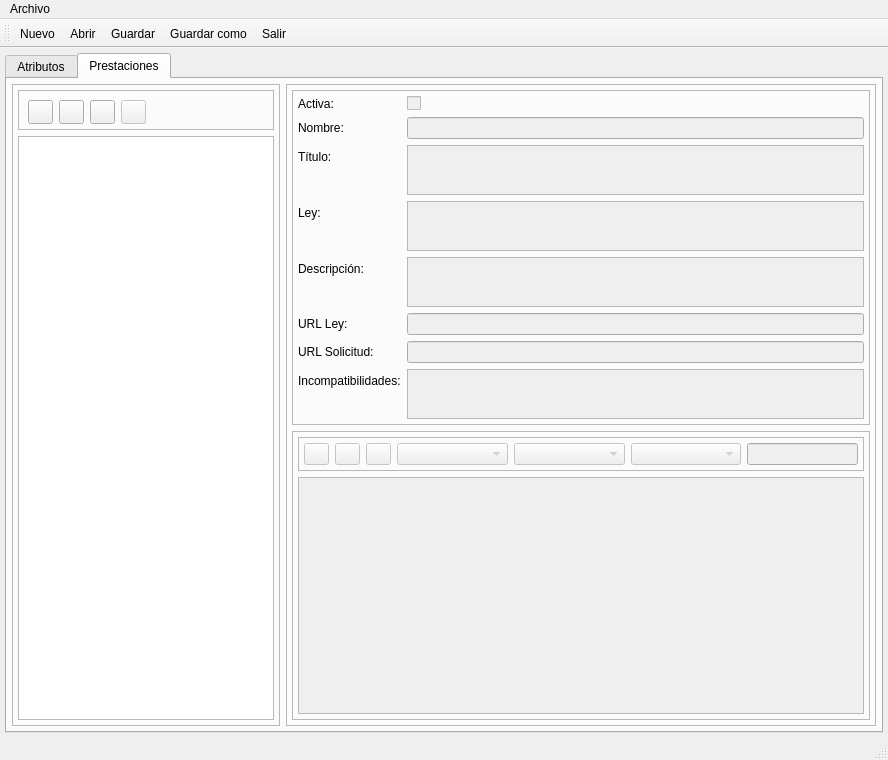
<?xml version="1.0" encoding="UTF-8"?>
<ui version="4.0">
 <author>Joaquín Gaspar Medina Arco</author>
 <class>MainWindow</class>
 <widget class="QMainWindow" name="MainWindow">
  <property name="geometry">
   <rect>
    <x>0</x>
    <y>0</y>
    <width>888</width>
    <height>760</height>
   </rect>
  </property>
  <property name="minimumSize">
   <size>
    <width>500</width>
    <height>300</height>
   </size>
  </property>
  <property name="windowTitle">
   <string>Configurador de Prestaciones</string>
  </property>
  <property name="windowIcon">
   <iconset>
    <normalon>:/Icons/icons8-configuración-3-16.png</normalon>
   </iconset>
  </property>
  <property name="layoutDirection">
   <enum>Qt::LeftToRight</enum>
  </property>
  <widget class="QWidget" name="centralwidget">
   <layout class="QHBoxLayout" name="mainLayout">
    <property name="leftMargin">
     <number>5</number>
    </property>
    <property name="topMargin">
     <number>5</number>
    </property>
    <property name="rightMargin">
     <number>5</number>
    </property>
    <property name="bottomMargin">
     <number>5</number>
    </property>
    <item>
     <widget class="QTabWidget" name="tabWidget">
      <property name="currentIndex">
       <number>1</number>
      </property>
      <widget class="QWidget" name="attributesTab">
       <attribute name="title">
        <string>Atributos</string>
       </attribute>
       <attribute name="toolTip">
        <string>Configuración de los atributos</string>
       </attribute>
       <layout class="QHBoxLayout" name="tabWidgetLayout">
        <property name="leftMargin">
         <number>5</number>
        </property>
        <property name="topMargin">
         <number>5</number>
        </property>
        <property name="rightMargin">
         <number>5</number>
        </property>
        <property name="bottomMargin">
         <number>5</number>
        </property>
        <item>
         <widget class="QFrame" name="attributesLeftFrame">
          <property name="frameShape">
           <enum>QFrame::StyledPanel</enum>
          </property>
          <property name="frameShadow">
           <enum>QFrame::Raised</enum>
          </property>
          <layout class="QVBoxLayout" name="attributesLeftLayout">
           <property name="leftMargin">
            <number>5</number>
           </property>
           <property name="topMargin">
            <number>5</number>
           </property>
           <property name="rightMargin">
            <number>5</number>
           </property>
           <property name="bottomMargin">
            <number>5</number>
           </property>
           <item>
            <widget class="QFrame" name="attributesButtonFrame">
             <property name="minimumSize">
              <size>
               <width>50</width>
               <height>40</height>
              </size>
             </property>
             <property name="frameShape">
              <enum>QFrame::StyledPanel</enum>
             </property>
             <property name="frameShadow">
              <enum>QFrame::Raised</enum>
             </property>
             <widget class="QPushButton" name="newAttributeButton">
              <property name="geometry">
               <rect>
                <x>10</x>
                <y>10</y>
                <width>25</width>
                <height>24</height>
               </rect>
              </property>
              <property name="sizePolicy">
               <sizepolicy hsizetype="Minimum" vsizetype="Fixed">
                <horstretch>0</horstretch>
                <verstretch>0</verstretch>
               </sizepolicy>
              </property>
              <property name="maximumSize">
               <size>
                <width>25</width>
                <height>25</height>
               </size>
              </property>
              <property name="toolTip">
               <string>Nuevo atributo</string>
              </property>
              <property name="text">
               <string/>
              </property>
              <property name="icon">
               <iconset resource="../icons/icons.qrc">
                <normaloff>:/Icons/icons8-añadir-16.png</normaloff>:/Icons/icons8-añadir-16.png</iconset>
              </property>
             </widget>
             <widget class="QPushButton" name="deleteAttributeButton">
              <property name="geometry">
               <rect>
                <x>41</x>
                <y>10</y>
                <width>25</width>
                <height>24</height>
               </rect>
              </property>
              <property name="maximumSize">
               <size>
                <width>25</width>
                <height>25</height>
               </size>
              </property>
              <property name="toolTip">
               <string>Eliminar atributo</string>
              </property>
              <property name="text">
               <string/>
              </property>
              <property name="icon">
               <iconset resource="../icons/icons.qrc">
                <normaloff>:/Icons/icons8-eliminar-16.png</normaloff>:/Icons/icons8-eliminar-16.png</iconset>
              </property>
             </widget>
             <widget class="QPushButton" name="editAttributeButton">
              <property name="geometry">
               <rect>
                <x>72</x>
                <y>10</y>
                <width>25</width>
                <height>24</height>
               </rect>
              </property>
              <property name="maximumSize">
               <size>
                <width>25</width>
                <height>25</height>
               </size>
              </property>
              <property name="toolTip">
               <string>Editar atributo</string>
              </property>
              <property name="text">
               <string/>
              </property>
              <property name="icon">
               <iconset resource="../icons/icons.qrc">
                <normaloff>:/Icons/icons8-editar-16.png</normaloff>:/Icons/icons8-editar-16.png</iconset>
              </property>
             </widget>
             <widget class="QPushButton" name="saveAttributeButton">
              <property name="geometry">
               <rect>
                <x>103</x>
                <y>10</y>
                <width>25</width>
                <height>24</height>
               </rect>
              </property>
              <property name="maximumSize">
               <size>
                <width>25</width>
                <height>25</height>
               </size>
              </property>
              <property name="toolTip">
               <string>Guardar cambios del atributo</string>
              </property>
              <property name="text">
               <string/>
              </property>
              <property name="icon">
               <iconset>
                <normaloff>../icons/icons8-guardar-16.png</normaloff>../icons/icons8-guardar-16.png</iconset>
              </property>
             </widget>
            </widget>
           </item>
           <item>
            <widget class="QListWidget" name="attributesListWidget">
             <property name="sizePolicy">
              <sizepolicy hsizetype="Preferred" vsizetype="Expanding">
               <horstretch>0</horstretch>
               <verstretch>0</verstretch>
              </sizepolicy>
             </property>
             <property name="sortingEnabled">
              <bool>true</bool>
             </property>
            </widget>
           </item>
          </layout>
         </widget>
        </item>
        <item>
         <widget class="QFrame" name="attributesRightFrame">
          <property name="toolTip">
           <string/>
          </property>
          <property name="frameShape">
           <enum>QFrame::StyledPanel</enum>
          </property>
          <property name="frameShadow">
           <enum>QFrame::Raised</enum>
          </property>
          <layout class="QVBoxLayout" name="attributesRigthLayout">
           <property name="leftMargin">
            <number>5</number>
           </property>
           <property name="topMargin">
            <number>5</number>
           </property>
           <property name="rightMargin">
            <number>5</number>
           </property>
           <property name="bottomMargin">
            <number>5</number>
           </property>
           <item>
            <widget class="QFrame" name="attributesRightTopFrame">
             <property name="sizePolicy">
              <sizepolicy hsizetype="Preferred" vsizetype="Fixed">
               <horstretch>0</horstretch>
               <verstretch>0</verstretch>
              </sizepolicy>
             </property>
             <property name="frameShape">
              <enum>QFrame::StyledPanel</enum>
             </property>
             <property name="frameShadow">
              <enum>QFrame::Raised</enum>
             </property>
             <layout class="QFormLayout" name="attributesRightTopLayout">
              <property name="leftMargin">
               <number>5</number>
              </property>
              <property name="topMargin">
               <number>5</number>
              </property>
              <property name="rightMargin">
               <number>5</number>
              </property>
              <property name="bottomMargin">
               <number>5</number>
              </property>
              <item row="0" column="0">
               <widget class="QLabel" name="attributeNameLabel">
                <property name="text">
                 <string>Nombre:</string>
                </property>
               </widget>
              </item>
              <item row="0" column="1">
               <widget class="QLineEdit" name="attributeNameField">
                <property name="enabled">
                 <bool>false</bool>
                </property>
                <property name="toolTip">
                 <string>Nombre del atributo, preferiblemente sin espacios.</string>
                </property>
               </widget>
              </item>
              <item row="1" column="0">
               <widget class="QLabel" name="attributeQuestionLabel">
                <property name="text">
                 <string>Pregunta:</string>
                </property>
               </widget>
              </item>
              <item row="1" column="1">
               <widget class="QTextEdit" name="attributeQuestionField">
                <property name="enabled">
                 <bool>false</bool>
                </property>
                <property name="maximumSize">
                 <size>
                  <width>16777215</width>
                  <height>50</height>
                 </size>
                </property>
                <property name="toolTip">
                 <string>Es la pregunta que se solicitará al usuario para recabar este atributo.</string>
                </property>
               </widget>
              </item>
              <item row="2" column="0">
               <widget class="QLabel" name="attributeHelpLabel">
                <property name="text">
                 <string>Ayuda:</string>
                </property>
               </widget>
              </item>
              <item row="2" column="1">
               <widget class="QTextEdit" name="attributeHelpField">
                <property name="enabled">
                 <bool>false</bool>
                </property>
                <property name="sizePolicy">
                 <sizepolicy hsizetype="Expanding" vsizetype="Maximum">
                  <horstretch>0</horstretch>
                  <verstretch>0</verstretch>
                 </sizepolicy>
                </property>
                <property name="maximumSize">
                 <size>
                  <width>16777215</width>
                  <height>50</height>
                 </size>
                </property>
                <property name="toolTip">
                 <string>Descripción detalla del atributo.</string>
                </property>
               </widget>
              </item>
              <item row="3" column="0">
               <widget class="QLabel" name="attributeTypeLabel">
                <property name="text">
                 <string>Tipo de atributo:</string>
                </property>
               </widget>
              </item>
              <item row="3" column="1">
               <widget class="QComboBox" name="attributeTypeField">
                <property name="enabled">
                 <bool>false</bool>
                </property>
                <property name="toolTip">
                 <string>Tipo de atributo</string>
                </property>
               </widget>
              </item>
             </layout>
            </widget>
           </item>
           <item>
            <widget class="QFrame" name="attributesRightBottomFrame">
             <property name="frameShape">
              <enum>QFrame::StyledPanel</enum>
             </property>
             <property name="frameShadow">
              <enum>QFrame::Raised</enum>
             </property>
             <layout class="QVBoxLayout" name="attributesRightBottomLayout">
              <property name="leftMargin">
               <number>5</number>
              </property>
              <property name="topMargin">
               <number>5</number>
              </property>
              <property name="rightMargin">
               <number>5</number>
              </property>
              <property name="bottomMargin">
               <number>5</number>
              </property>
              <item>
               <widget class="QFrame" name="attributesRigthBottomButtonsFrame">
                <property name="minimumSize">
                 <size>
                  <width>50</width>
                  <height>40</height>
                 </size>
                </property>
                <property name="frameShape">
                 <enum>QFrame::StyledPanel</enum>
                </property>
                <property name="frameShadow">
                 <enum>QFrame::Raised</enum>
                </property>
                <widget class="QPushButton" name="newValueButton">
                 <property name="enabled">
                  <bool>false</bool>
                 </property>
                 <property name="geometry">
                  <rect>
                   <x>10</x>
                   <y>10</y>
                   <width>25</width>
                   <height>24</height>
                  </rect>
                 </property>
                 <property name="maximumSize">
                  <size>
                   <width>25</width>
                   <height>25</height>
                  </size>
                 </property>
                 <property name="toolTip">
                  <string>Nuevo valor</string>
                 </property>
                 <property name="text">
                  <string/>
                 </property>
                 <property name="icon">
                  <iconset resource="../icons/icons.qrc">
                   <normaloff>:/Icons/icons8-añadir-16.png</normaloff>:/Icons/icons8-añadir-16.png</iconset>
                 </property>
                </widget>
                <widget class="QPushButton" name="deleteValueButton">
                 <property name="enabled">
                  <bool>false</bool>
                 </property>
                 <property name="geometry">
                  <rect>
                   <x>41</x>
                   <y>10</y>
                   <width>25</width>
                   <height>24</height>
                  </rect>
                 </property>
                 <property name="maximumSize">
                  <size>
                   <width>25</width>
                   <height>25</height>
                  </size>
                 </property>
                 <property name="toolTip">
                  <string>Eliminar valor</string>
                 </property>
                 <property name="text">
                  <string/>
                 </property>
                 <property name="icon">
                  <iconset resource="../icons/icons.qrc">
                   <normaloff>:/Icons/icons8-eliminar-16.png</normaloff>:/Icons/icons8-eliminar-16.png</iconset>
                 </property>
                </widget>
               </widget>
              </item>
              <item>
               <widget class="QTableWidget" name="valuesTable">
                <property name="enabled">
                 <bool>false</bool>
                </property>
               </widget>
              </item>
             </layout>
            </widget>
           </item>
          </layout>
         </widget>
        </item>
       </layout>
      </widget>
      <widget class="QWidget" name="subventionsTab">
       <attribute name="title">
        <string>Prestaciones</string>
       </attribute>
       <attribute name="toolTip">
        <string>Configuración de las prestaciones</string>
       </attribute>
       <layout class="QHBoxLayout" name="horizontalLayout">
        <property name="leftMargin">
         <number>5</number>
        </property>
        <property name="topMargin">
         <number>5</number>
        </property>
        <property name="rightMargin">
         <number>5</number>
        </property>
        <property name="bottomMargin">
         <number>5</number>
        </property>
        <item>
         <widget class="QFrame" name="subventionsLeftFrame">
          <property name="frameShape">
           <enum>QFrame::StyledPanel</enum>
          </property>
          <property name="frameShadow">
           <enum>QFrame::Raised</enum>
          </property>
          <layout class="QVBoxLayout" name="subventionsLeftLayout">
           <property name="leftMargin">
            <number>5</number>
           </property>
           <property name="topMargin">
            <number>5</number>
           </property>
           <property name="rightMargin">
            <number>5</number>
           </property>
           <property name="bottomMargin">
            <number>5</number>
           </property>
           <item>
            <widget class="QFrame" name="subventionsButtonFrame">
             <property name="minimumSize">
              <size>
               <width>50</width>
               <height>40</height>
              </size>
             </property>
             <property name="frameShape">
              <enum>QFrame::StyledPanel</enum>
             </property>
             <property name="frameShadow">
              <enum>QFrame::Raised</enum>
             </property>
             <widget class="QPushButton" name="newSubventionButton">
              <property name="geometry">
               <rect>
                <x>10</x>
                <y>10</y>
                <width>25</width>
                <height>24</height>
               </rect>
              </property>
              <property name="minimumSize">
               <size>
                <width>2</width>
                <height>0</height>
               </size>
              </property>
              <property name="maximumSize">
               <size>
                <width>25</width>
                <height>25</height>
               </size>
              </property>
              <property name="toolTip">
               <string>Crear nueva prestación</string>
              </property>
              <property name="text">
               <string/>
              </property>
              <property name="icon">
               <iconset resource="../icons/icons.qrc">
                <normaloff>:/Icons/icons8-añadir-16.png</normaloff>:/Icons/icons8-añadir-16.png</iconset>
              </property>
             </widget>
             <widget class="QPushButton" name="deleteSubventionButton">
              <property name="geometry">
               <rect>
                <x>41</x>
                <y>10</y>
                <width>25</width>
                <height>24</height>
               </rect>
              </property>
              <property name="maximumSize">
               <size>
                <width>25</width>
                <height>25</height>
               </size>
              </property>
              <property name="toolTip">
               <string>Eliminar Prestación</string>
              </property>
              <property name="text">
               <string/>
              </property>
              <property name="icon">
               <iconset resource="../icons/icons.qrc">
                <normaloff>:/Icons/icons8-eliminar-16.png</normaloff>:/Icons/icons8-eliminar-16.png</iconset>
              </property>
             </widget>
             <widget class="QPushButton" name="editSubventionButton">
              <property name="geometry">
               <rect>
                <x>72</x>
                <y>10</y>
                <width>25</width>
                <height>24</height>
               </rect>
              </property>
              <property name="maximumSize">
               <size>
                <width>25</width>
                <height>25</height>
               </size>
              </property>
              <property name="toolTip">
               <string>Editar prestación</string>
              </property>
              <property name="text">
               <string/>
              </property>
              <property name="icon">
               <iconset resource="../icons/icons.qrc">
                <normaloff>:/Icons/icons8-editar-16.png</normaloff>:/Icons/icons8-editar-16.png</iconset>
              </property>
             </widget>
             <widget class="QPushButton" name="saveSubventionButton">
              <property name="enabled">
               <bool>false</bool>
              </property>
              <property name="geometry">
               <rect>
                <x>103</x>
                <y>10</y>
                <width>25</width>
                <height>24</height>
               </rect>
              </property>
              <property name="maximumSize">
               <size>
                <width>25</width>
                <height>25</height>
               </size>
              </property>
              <property name="toolTip">
               <string>Guardar prestación</string>
              </property>
              <property name="text">
               <string/>
              </property>
              <property name="icon">
               <iconset resource="../icons/icons.qrc">
                <normaloff>:/Icons/icons8-guardar-16.png</normaloff>:/Icons/icons8-guardar-16.png</iconset>
              </property>
             </widget>
            </widget>
           </item>
           <item>
            <widget class="QListWidget" name="subventionsListWidget">
             <property name="sizePolicy">
              <sizepolicy hsizetype="Preferred" vsizetype="Expanding">
               <horstretch>0</horstretch>
               <verstretch>0</verstretch>
              </sizepolicy>
             </property>
            </widget>
           </item>
          </layout>
         </widget>
        </item>
        <item>
         <widget class="QFrame" name="subventionsRightFrame">
          <property name="frameShape">
           <enum>QFrame::StyledPanel</enum>
          </property>
          <property name="frameShadow">
           <enum>QFrame::Raised</enum>
          </property>
          <layout class="QVBoxLayout" name="subventionsRightLayout">
           <property name="leftMargin">
            <number>5</number>
           </property>
           <property name="topMargin">
            <number>5</number>
           </property>
           <property name="rightMargin">
            <number>5</number>
           </property>
           <property name="bottomMargin">
            <number>5</number>
           </property>
           <item>
            <widget class="QFrame" name="subventionsRightTopFrame">
             <property name="frameShape">
              <enum>QFrame::StyledPanel</enum>
             </property>
             <property name="frameShadow">
              <enum>QFrame::Raised</enum>
             </property>
             <layout class="QFormLayout" name="subventionsRightTopLayout">
              <property name="leftMargin">
               <number>5</number>
              </property>
              <property name="topMargin">
               <number>5</number>
              </property>
              <property name="rightMargin">
               <number>5</number>
              </property>
              <property name="bottomMargin">
               <number>5</number>
              </property>
              <item row="0" column="0">
               <widget class="QLabel" name="subventionActiveLabel">
                <property name="text">
                 <string>Activa:</string>
                </property>
               </widget>
              </item>
              <item row="0" column="1">
               <widget class="QCheckBox" name="subventionActiveField">
                <property name="enabled">
                 <bool>false</bool>
                </property>
                <property name="toolTip">
                 <string>Si la prestación está vigente o no</string>
                </property>
                <property name="text">
                 <string/>
                </property>
               </widget>
              </item>
              <item row="1" column="0">
               <widget class="QLabel" name="subventionNameLabel">
                <property name="text">
                 <string>Nombre:</string>
                </property>
               </widget>
              </item>
              <item row="1" column="1">
               <widget class="QLineEdit" name="subventionNameField">
                <property name="enabled">
                 <bool>false</bool>
                </property>
                <property name="toolTip">
                 <string>Nombre corto de la prestación</string>
                </property>
               </widget>
              </item>
              <item row="2" column="0">
               <widget class="QLabel" name="subventionTitleLabel">
                <property name="text">
                 <string>Título:</string>
                </property>
               </widget>
              </item>
              <item row="2" column="1">
               <widget class="QTextEdit" name="subventionTitleField">
                <property name="enabled">
                 <bool>false</bool>
                </property>
                <property name="sizePolicy">
                 <sizepolicy hsizetype="Expanding" vsizetype="Maximum">
                  <horstretch>0</horstretch>
                  <verstretch>0</verstretch>
                 </sizepolicy>
                </property>
                <property name="maximumSize">
                 <size>
                  <width>16777215</width>
                  <height>50</height>
                 </size>
                </property>
                <property name="toolTip">
                 <string>Titulo de la prestación</string>
                </property>
               </widget>
              </item>
              <item row="3" column="0">
               <widget class="QLabel" name="subventionLawLabel">
                <property name="text">
                 <string>Ley:</string>
                </property>
               </widget>
              </item>
              <item row="3" column="1">
               <widget class="QTextEdit" name="subventionLawField">
                <property name="enabled">
                 <bool>false</bool>
                </property>
                <property name="sizePolicy">
                 <sizepolicy hsizetype="Expanding" vsizetype="Maximum">
                  <horstretch>0</horstretch>
                  <verstretch>0</verstretch>
                 </sizepolicy>
                </property>
                <property name="maximumSize">
                 <size>
                  <width>16777215</width>
                  <height>50</height>
                 </size>
                </property>
                <property name="toolTip">
                 <string>Ley asociada a la prestación</string>
                </property>
               </widget>
              </item>
              <item row="4" column="0">
               <widget class="QLabel" name="subventionDescriptionLabel">
                <property name="text">
                 <string>Descripción:</string>
                </property>
               </widget>
              </item>
              <item row="4" column="1">
               <widget class="QTextEdit" name="subventionDescriptionField">
                <property name="enabled">
                 <bool>false</bool>
                </property>
                <property name="sizePolicy">
                 <sizepolicy hsizetype="Expanding" vsizetype="Maximum">
                  <horstretch>0</horstretch>
                  <verstretch>0</verstretch>
                 </sizepolicy>
                </property>
                <property name="maximumSize">
                 <size>
                  <width>16777215</width>
                  <height>50</height>
                 </size>
                </property>
                <property name="toolTip">
                 <string>Descripción detallada del alcance de la prestación</string>
                </property>
               </widget>
              </item>
              <item row="5" column="0">
               <widget class="QLabel" name="subventionLawURLLabel">
                <property name="text">
                 <string>URL Ley:</string>
                </property>
               </widget>
              </item>
              <item row="5" column="1">
               <widget class="QLineEdit" name="subventionLawURLField">
                <property name="enabled">
                 <bool>false</bool>
                </property>
                <property name="toolTip">
                 <string>URL a la ley donde se detalla la prestación</string>
                </property>
               </widget>
              </item>
              <item row="6" column="0">
               <widget class="QLabel" name="subventionRequestURLLabel">
                <property name="text">
                 <string>URL Solicitud:</string>
                </property>
               </widget>
              </item>
              <item row="6" column="1">
               <widget class="QLineEdit" name="subventionRequestURLField">
                <property name="enabled">
                 <bool>false</bool>
                </property>
                <property name="toolTip">
                 <string>URL a donde se puede solicitar la prestación</string>
                </property>
               </widget>
              </item>
              <item row="7" column="0">
               <widget class="QLabel" name="subventionIncompatibilitiesLabel">
                <property name="text">
                 <string>Incompatibilidades:</string>
                </property>
               </widget>
              </item>
              <item row="7" column="1">
               <widget class="QTextEdit" name="subventionIncompatibilitiesField">
                <property name="enabled">
                 <bool>false</bool>
                </property>
                <property name="sizePolicy">
                 <sizepolicy hsizetype="Expanding" vsizetype="Maximum">
                  <horstretch>0</horstretch>
                  <verstretch>0</verstretch>
                 </sizepolicy>
                </property>
                <property name="maximumSize">
                 <size>
                  <width>16777215</width>
                  <height>50</height>
                 </size>
                </property>
               </widget>
              </item>
             </layout>
            </widget>
           </item>
           <item>
            <widget class="QFrame" name="subventionsRightBottomFrame">
             <property name="frameShape">
              <enum>QFrame::StyledPanel</enum>
             </property>
             <property name="frameShadow">
              <enum>QFrame::Raised</enum>
             </property>
             <layout class="QVBoxLayout" name="subventionsRightBottomLayout">
              <property name="leftMargin">
               <number>5</number>
              </property>
              <property name="topMargin">
               <number>5</number>
              </property>
              <property name="rightMargin">
               <number>5</number>
              </property>
              <property name="bottomMargin">
               <number>5</number>
              </property>
              <item>
               <widget class="QFrame" name="subventionsRuleButtonFrame">
                <property name="frameShape">
                 <enum>QFrame::StyledPanel</enum>
                </property>
                <property name="frameShadow">
                 <enum>QFrame::Raised</enum>
                </property>
                <layout class="QHBoxLayout" name="subventionConditionsButtonsLayout">
                 <property name="leftMargin">
                  <number>5</number>
                 </property>
                 <property name="topMargin">
                  <number>5</number>
                 </property>
                 <property name="rightMargin">
                  <number>5</number>
                 </property>
                 <property name="bottomMargin">
                  <number>5</number>
                 </property>
                 <item>
                  <widget class="QPushButton" name="newAndConditionButton">
                   <property name="enabled">
                    <bool>false</bool>
                   </property>
                   <property name="maximumSize">
                    <size>
                     <width>25</width>
                     <height>25</height>
                    </size>
                   </property>
                   <property name="text">
                    <string/>
                   </property>
                   <property name="icon">
                    <iconset>
                     <normaloff>../icons/icons8-agregar-a-favoritos-16.png</normaloff>../icons/icons8-agregar-a-favoritos-16.png</iconset>
                   </property>
                  </widget>
                 </item>
                 <item>
                  <widget class="QPushButton" name="newConditionButton">
                   <property name="enabled">
                    <bool>false</bool>
                   </property>
                   <property name="maximumSize">
                    <size>
                     <width>25</width>
                     <height>25</height>
                    </size>
                   </property>
                   <property name="toolTip">
                    <string>Añadir nueva condición</string>
                   </property>
                   <property name="text">
                    <string/>
                   </property>
                   <property name="icon">
                    <iconset resource="../icons/icons.qrc">
                     <normaloff>:/Icons/icons8-añadir-16.png</normaloff>:/Icons/icons8-añadir-16.png</iconset>
                   </property>
                  </widget>
                 </item>
                 <item>
                  <widget class="QPushButton" name="deleteConditionButton">
                   <property name="enabled">
                    <bool>false</bool>
                   </property>
                   <property name="maximumSize">
                    <size>
                     <width>25</width>
                     <height>25</height>
                    </size>
                   </property>
                   <property name="toolTip">
                    <string>Eliminar condición</string>
                   </property>
                   <property name="text">
                    <string/>
                   </property>
                   <property name="icon">
                    <iconset resource="../icons/icons.qrc">
                     <normaloff>:/Icons/icons8-eliminar-16.png</normaloff>:/Icons/icons8-eliminar-16.png</iconset>
                   </property>
                  </widget>
                 </item>
                 <item>
                  <widget class="QComboBox" name="attributeComboBox">
                   <property name="enabled">
                    <bool>false</bool>
                   </property>
                   <property name="toolTip">
                    <string>Atributo de la condición</string>
                   </property>
                  </widget>
                 </item>
                 <item>
                  <widget class="QComboBox" name="operatorComboBox">
                   <property name="enabled">
                    <bool>false</bool>
                   </property>
                   <property name="toolTip">
                    <string>Tipo de condición</string>
                   </property>
                  </widget>
                 </item>
                 <item>
                  <widget class="QComboBox" name="valuesComboBox">
                   <property name="enabled">
                    <bool>false</bool>
                   </property>
                   <property name="toolTip">
                    <string>Valor del atributo</string>
                   </property>
                  </widget>
                 </item>
                 <item>
                  <widget class="QLineEdit" name="conditionValueField">
                   <property name="enabled">
                    <bool>false</bool>
                   </property>
                   <property name="sizePolicy">
                    <sizepolicy hsizetype="Preferred" vsizetype="Fixed">
                     <horstretch>0</horstretch>
                     <verstretch>0</verstretch>
                    </sizepolicy>
                   </property>
                   <property name="maximumSize">
                    <size>
                     <width>16777215</width>
                     <height>16777215</height>
                    </size>
                   </property>
                   <property name="toolTip">
                    <string>Valor del abributo</string>
                   </property>
                  </widget>
                 </item>
                </layout>
               </widget>
              </item>
              <item>
               <widget class="QTreeWidget" name="subventionRulesWidget">
                <property name="enabled">
                 <bool>false</bool>
                </property>
                <property name="animated">
                 <bool>true</bool>
                </property>
                <property name="columnCount">
                 <number>0</number>
                </property>
                <attribute name="headerCascadingSectionResizes">
                 <bool>true</bool>
                </attribute>
                <attribute name="headerHighlightSections">
                 <bool>true</bool>
                </attribute>
                <attribute name="headerShowSortIndicator" stdset="0">
                 <bool>true</bool>
                </attribute>
               </widget>
              </item>
             </layout>
            </widget>
           </item>
          </layout>
         </widget>
        </item>
       </layout>
      </widget>
     </widget>
    </item>
   </layout>
  </widget>
  <widget class="QMenuBar" name="menubar">
   <property name="geometry">
    <rect>
     <x>0</x>
     <y>0</y>
     <width>888</width>
     <height>21</height>
    </rect>
   </property>
   <widget class="QMenu" name="menuArchivo">
    <property name="title">
     <string>Archivo</string>
    </property>
    <addaction name="actionNuevo"/>
    <addaction name="separator"/>
    <addaction name="actionAbrir"/>
    <addaction name="separator"/>
    <addaction name="actionGuardar"/>
    <addaction name="actionGuardar_como"/>
    <addaction name="separator"/>
    <addaction name="actionSalir"/>
   </widget>
   <addaction name="menuArchivo"/>
  </widget>
  <widget class="QStatusBar" name="statusbar"/>
  <widget class="QToolBar" name="toolBar">
   <property name="windowTitle">
    <string>toolBar</string>
   </property>
   <attribute name="toolBarArea">
    <enum>TopToolBarArea</enum>
   </attribute>
   <attribute name="toolBarBreak">
    <bool>false</bool>
   </attribute>
   <addaction name="actionNuevo"/>
   <addaction name="actionAbrir"/>
   <addaction name="actionGuardar"/>
   <addaction name="actionGuardar_como"/>
   <addaction name="actionSalir"/>
  </widget>
  <action name="actionNuevo">
   <property name="icon">
    <iconset resource="../icons/icons.qrc">
     <normaloff>:/Icons/icons8-ver-detalles-16.png</normaloff>:/Icons/icons8-ver-detalles-16.png</iconset>
   </property>
   <property name="text">
    <string>Nuevo</string>
   </property>
   <property name="shortcut">
    <string>Ctrl+N</string>
   </property>
  </action>
  <action name="actionAbrir">
   <property name="icon">
    <iconset resource="../icons/icons.qrc">
     <normaloff>:/Icons/icons8-carpeta-16.png</normaloff>:/Icons/icons8-carpeta-16.png</iconset>
   </property>
   <property name="text">
    <string>Abrir</string>
   </property>
   <property name="shortcut">
    <string>Ctrl+A</string>
   </property>
  </action>
  <action name="actionGuardar">
   <property name="icon">
    <iconset resource="../icons/icons.qrc">
     <normaloff>:/Icons/icons8-guardar-16.png</normaloff>:/Icons/icons8-guardar-16.png</iconset>
   </property>
   <property name="text">
    <string>Guardar</string>
   </property>
   <property name="shortcut">
    <string>Ctrl+G</string>
   </property>
  </action>
  <action name="actionSalir">
   <property name="icon">
    <iconset resource="../icons/icons.qrc">
     <normaloff>:/Icons/icons8-salida-16.png</normaloff>:/Icons/icons8-salida-16.png</iconset>
   </property>
   <property name="text">
    <string>Salir</string>
   </property>
   <property name="shortcut">
    <string>Ctrl+X</string>
   </property>
  </action>
  <action name="actionGuardar_como">
   <property name="icon">
    <iconset>
     <normaloff>../icons/icons8-guardar-como-16.png</normaloff>../icons/icons8-guardar-como-16.png</iconset>
   </property>
   <property name="text">
    <string>Guardar como...</string>
   </property>
  </action>
 </widget>
 <tabstops>
  <tabstop>tabWidget</tabstop>
  <tabstop>newAttributeButton</tabstop>
  <tabstop>deleteAttributeButton</tabstop>
  <tabstop>editAttributeButton</tabstop>
  <tabstop>saveAttributeButton</tabstop>
  <tabstop>attributesListWidget</tabstop>
  <tabstop>attributeNameField</tabstop>
  <tabstop>attributeQuestionField</tabstop>
  <tabstop>attributeHelpField</tabstop>
  <tabstop>attributeTypeField</tabstop>
  <tabstop>newValueButton</tabstop>
  <tabstop>deleteValueButton</tabstop>
  <tabstop>valuesTable</tabstop>
  <tabstop>newSubventionButton</tabstop>
  <tabstop>deleteSubventionButton</tabstop>
  <tabstop>editSubventionButton</tabstop>
  <tabstop>saveSubventionButton</tabstop>
  <tabstop>subventionsListWidget</tabstop>
  <tabstop>subventionActiveField</tabstop>
  <tabstop>subventionNameField</tabstop>
  <tabstop>subventionTitleField</tabstop>
  <tabstop>subventionLawField</tabstop>
  <tabstop>subventionDescriptionField</tabstop>
  <tabstop>subventionLawURLField</tabstop>
  <tabstop>subventionRequestURLField</tabstop>
  <tabstop>subventionRulesWidget</tabstop>
 </tabstops>
 <resources>
  <include location="../icons/icons.qrc"/>
 </resources>
 <connections/>
</ui>
